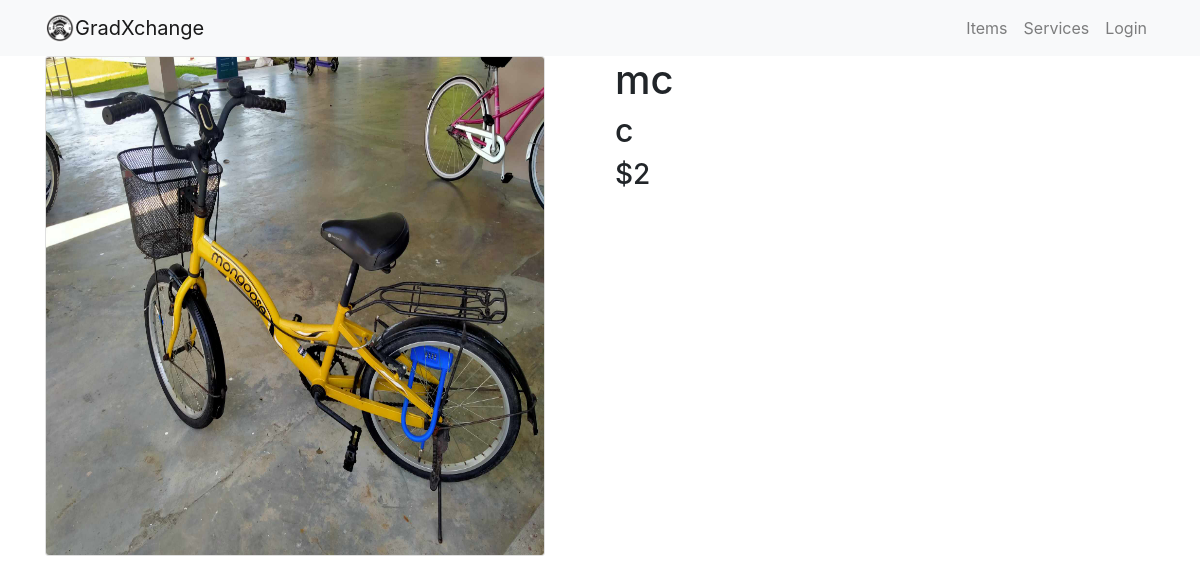
The page /item/27/ on the database as committed earlier.
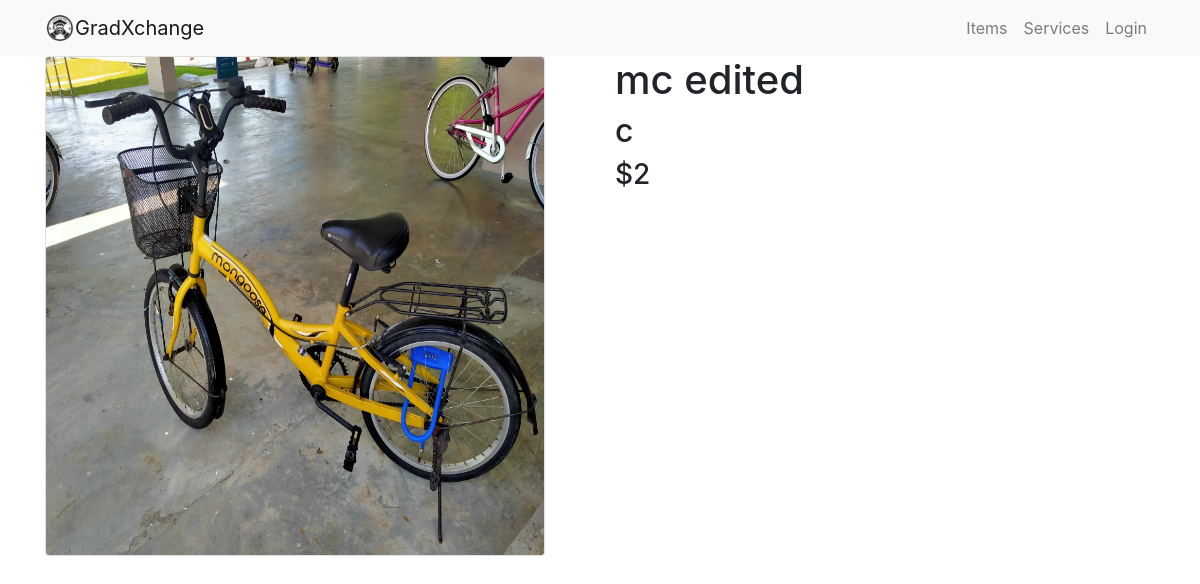
The same page on the database as committed later.
### item/models.py (models this page shows, shortened)
class Item(models.Model):
    item_name = models.CharField(max_length=200)
    item_desc = models.CharField(max_length=200)
    item_price = models.IntegerField()
    item_image = models.ImageField(upload_to='images_item', default="notfound.png")
    user_name = models.ForeignKey(User, on_delete=models.CASCADE,default=1)

### item/views.py (the view)
# urls.py: path('<int:pk>/', views.detail, name='detail'),
def detail(request,pk):
    item = Item.objects.get(pk=pk)
    context = {
        'item':item,
    }
    return render(request, 'item/detail.html', context)

### item/templates/item/detail.html
{% extends 'item/base.html' %}
{% block body %}
<div class="container">
    <div class="row">
        <div class="col-md-6">
            <img height="500px" width="500" src="{{ item.item_image.url }}" class="card">
        </div>
        <div class="col-md-6">
            <h1>{{ item.item_name }}</h1>
            <h2>{{ item.item_desc }}</h2>
            <h3>${{ item.item_price }}</h3>
        </div>
    </div>
</div>
{% endblock %}

Rows that differ between the two databases and show on the page:
changed Item: item_name "mc" → "mc edited"
